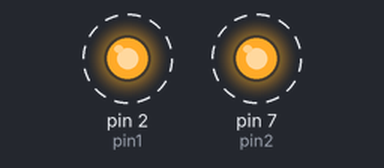
Recording of a sketch running on a simulated Arduino Uno, built with avr-gcc and run on an emulated ATmega328P. Parts: output pins drawn as LEDs (lit = HIGH). Dashed ring = blinking.

Above: at 0.5 s.
Timing chart, 0 to 4.6 s (numbered marks = the images above):
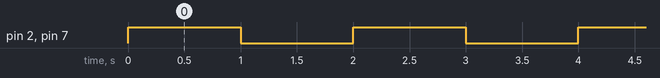

The sketch:

LEDTest.ino
```cpp
//Pin Numbers
  int pin1 = 2;
  int pin2 = 7;
//Variables
  int pinState = 0;

void setup() {
  // put your setup code here, to run once:
  pinMode(pin1, OUTPUT);
  pinMode(pin2, OUTPUT);

}

void loop() {
  // put your main code here, to run repeatedly:
  //pinState = when serial sends 1
  while (1==1)
  {
    digitalWrite(pin1, HIGH);
    digitalWrite(pin2, HIGH);
      delay(1000);
    digitalWrite(pin1, LOW);
    digitalWrite(pin2, LOW);
      delay(1000);
  }
}
```

Measured:
- by itself, pin 2 (pin1), pin 7 (pin2): alternates HIGH for 1.0 s and LOW for 1.0 s
